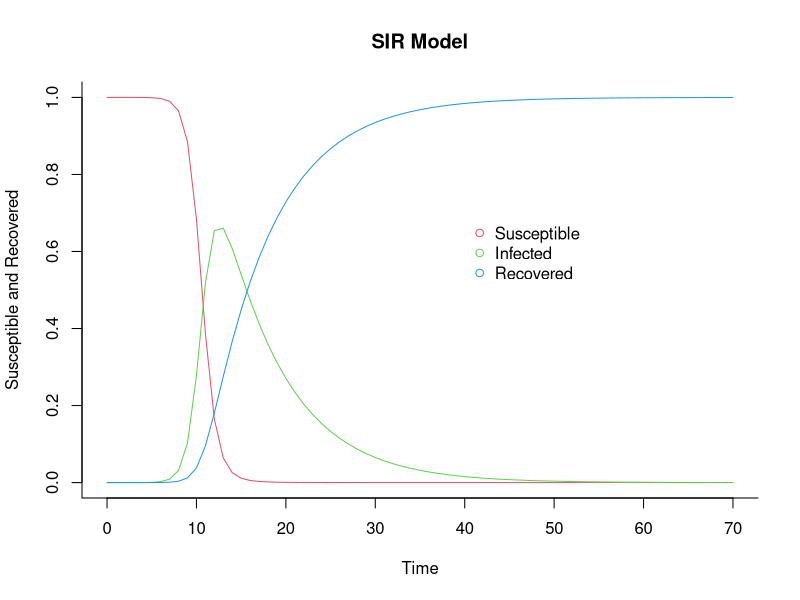

Write the R code that produced this figure.
## Load deSolve package
library(deSolve)

## Create an SIR function
sir <- function(time, state, parameters) {

  with(as.list(c(state, parameters)), {

    dS <- -beta * S * I
    dI <-  beta * S * I - gamma * I
    dR <-                 gamma * I

    return(list(c(dS, dI, dR)))
  })
}

### Set parameters
## Proportion in each compartment: Susceptible 0.999999, Infected 0.000001, Recovered 0
init       <- c(S = 1-1e-6, I = 1e-6, R = 0.0)
## beta: infection parameter; gamma: recovery parameter
parameters <- c(beta = 1.4247, gamma = 0.14286)
## Time frame
times      <- seq(0, 70, by = 1)

## Solve using ode (General Solver for Ordinary Differential Equations)
out <- ode(y = init, times = times, func = sir, parms = parameters)
## change to data frame
out <- as.data.frame(out)
## Delete time variable
out$time <- NULL
## Plot
matplot(x = times, y = out, type = "l",
        xlab = "Time", ylab = "Susceptible and Recovered", main = "SIR Model",
        lwd = 1, lty = 1, bty = "l", col = 2:4)

## Add legend
legend(40, 0.7, c("Susceptible", "Infected", "Recovered"), pch = 1, col = 2:4, bty = "n")
